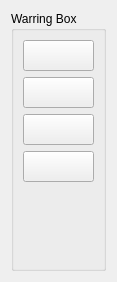
<?xml version="1.0" encoding="UTF-8"?>
<ui version="4.0">
 <class>WarringWidget</class>
 <widget class="QWidget" name="WarringWidget">
  <property name="geometry">
   <rect>
    <x>0</x>
    <y>0</y>
    <width>106</width>
    <height>282</height>
   </rect>
  </property>
  <property name="windowTitle">
   <string>Form</string>
  </property>
  <layout class="QHBoxLayout" name="horizontalLayout">
   <item>
    <widget class="QGroupBox" name="groupBox">
     <property name="title">
      <string>Warring Box</string>
     </property>
     <property name="checkable">
      <bool>false</bool>
     </property>
     <property name="checked">
      <bool>false</bool>
     </property>
     <layout class="QVBoxLayout" name="verticalLayout">
      <item>
       <widget class="QPushButton" name="VehicleBroken">
        <property name="font">
         <font>
          <pointsize>14</pointsize>
         </font>
        </property>
        <property name="text">
         <string/>
        </property>
        <property name="checkable">
         <bool>true</bool>
        </property>
        <property name="checked">
         <bool>false</bool>
        </property>
       </widget>
      </item>
      <item>
       <widget class="QPushButton" name="RoadConstruction">
        <property name="font">
         <font>
          <pointsize>14</pointsize>
         </font>
        </property>
        <property name="text">
         <string/>
        </property>
        <property name="checkable">
         <bool>true</bool>
        </property>
       </widget>
      </item>
      <item>
       <widget class="QPushButton" name="EmergencyVehicle">
        <property name="font">
         <font>
          <pointsize>14</pointsize>
         </font>
        </property>
        <property name="text">
         <string/>
        </property>
        <property name="checkable">
         <bool>true</bool>
        </property>
       </widget>
      </item>
      <item>
       <widget class="QPushButton" name="RoadInfomationRequest">
        <property name="font">
         <font>
          <pointsize>14</pointsize>
         </font>
        </property>
        <property name="text">
         <string/>
        </property>
       </widget>
      </item>
      <item>
       <spacer name="verticalSpacer">
        <property name="orientation">
         <enum>Qt::Vertical</enum>
        </property>
        <property name="sizeHint" stdset="0">
         <size>
          <width>20</width>
          <height>40</height>
         </size>
        </property>
       </spacer>
      </item>
     </layout>
    </widget>
   </item>
  </layout>
 </widget>
 <resources/>
 <connections/>
</ui>
